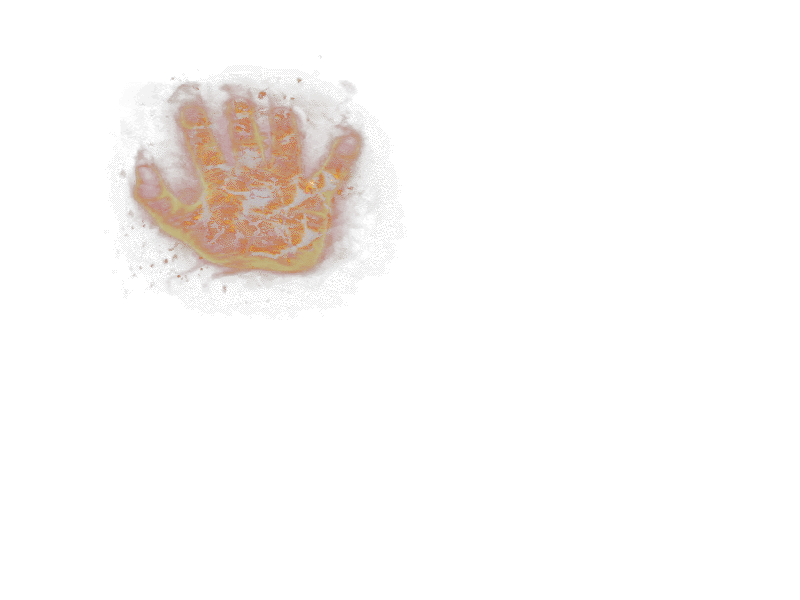
#> input picture blended.png, 800 x 600 px
$ python AnimFrameFix.py .. out.png
#> lines starting #> are read from the running program, lines starting #| are printed output that depends on the picture
# 以全局中心点为中心裁切最大像素区域
import sys
import os
from PIL import Image
import concurrent.futures

debug = sys.gettrace()
if debug:
    print("Debug模式\n")
    pathRoot = r'D:\WXWork\Cache\WXWork\1688858110580230\Cache\File\2025-09\英灵2\61040'
    outRoot = pathRoot + r"\out"
else:
    pathRoot = sys.argv[1]
    outRoot = sys.argv[2]
    print("Release模式\nreadPath:", pathRoot, " outPath:", outRoot)

os.makedirs(outRoot, exist_ok=True)

# ---------------- 获取所有 PNG ----------------
def get_png_files(path):
#> called with path = '..'
    png_files = []
    for root, dirs, files in os.walk(path):
        for fileName in files:
            if fileName.lower().endswith('.png'):
                filePath = os.path.join(root, fileName)
                png_files.append(filePath)
    return png_files

filePaths = get_png_files(pathRoot)

# ---------------- 计算全局 bbox ----------------
bboxes = {}
min_left, min_top = float("inf"), float("inf")
max_right, max_bottom = 0, 0

for f in filePaths:
    img = Image.open(f).convert("RGBA")
#> img is the input picture: PIL image 800x600 RGBA; mean R, G, B, A 9.7, 5, 2.4, 9.7
    bbox = img.getbbox()
#> bbox = (104, 55, 407, 320)
    if bbox:
        left, top, right, bottom = bbox
#> left = 104; top = 55; right = 407; bottom = 320
        bboxes[f] = bbox
        min_left = min(min_left, left)
#> min_left = 104
        min_top = min(min_top, top)
#> min_top = 55
        max_right = max(max_right, right)
#> max_right = 407
        max_bottom = max(max_bottom, bottom)
#> max_bottom = 320
    else:
        bboxes[f] = None  # 全透明

# 全局宽高（保证偶数）
w = (max_right - min_left)
#> w = 303
h = (max_bottom - min_top)
#> h = 265
w += w % 2
#> w = 304
h += h % 2
#> h = 266

print(f"统一裁切区域: {w}x{h}")
#| 统一裁切区域: 304x266

# ---------------- 裁切函数 ----------------
def cutImage(img_path, out_path):
    if bboxes[img_path] is None:
        return "跳过全透明: " + img_path

    img = Image.open(img_path).convert("RGBA")
    width, height = img.size
    # 设置裁切区域中心点坐标和宽高
    x = width / 2
    y = height / 2

    # 以全局中心点为基准裁切
    left = x - w / 2
    top = y - h / 2
    right = x + w / 2
    bottom = y + h / 2

    # 保证不超过图片边界
    left = max(0, left)
    top = max(0, top)
    right = min(width, right)
    bottom = min(height, bottom)

    img_crop = img.crop((left, top, right, bottom))
    img_crop.save(out_path)
    return out_path

# ---------------- 多线程批处理 ----------------
def cutImages():
    with concurrent.futures.ThreadPoolExecutor() as executor:
        futures = []
        for img_path in filePaths:
            out_path = os.path.join(outRoot, os.path.basename(img_path))
            os.makedirs(os.path.dirname(out_path), exist_ok=True)
            futures.append(executor.submit(cutImage, img_path, out_path))
#> this loop made 1 pass
#> pass 1, in cutImage, `img_crop = img.crop((left, top, right, bottom))`:
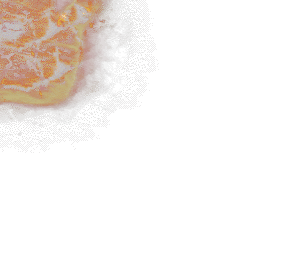
#> img_crop: PIL image 304x266 RGBA; mean R, G, B, A 19.9, 11.4, 5.7, 20; transparent parts drawn white

        for future in concurrent.futures.as_completed(futures):
            try:
                result = future.result()
                print("图片裁切完成:", result)
            except Exception as e:
                print("裁切出错:", e)

cutImages()
